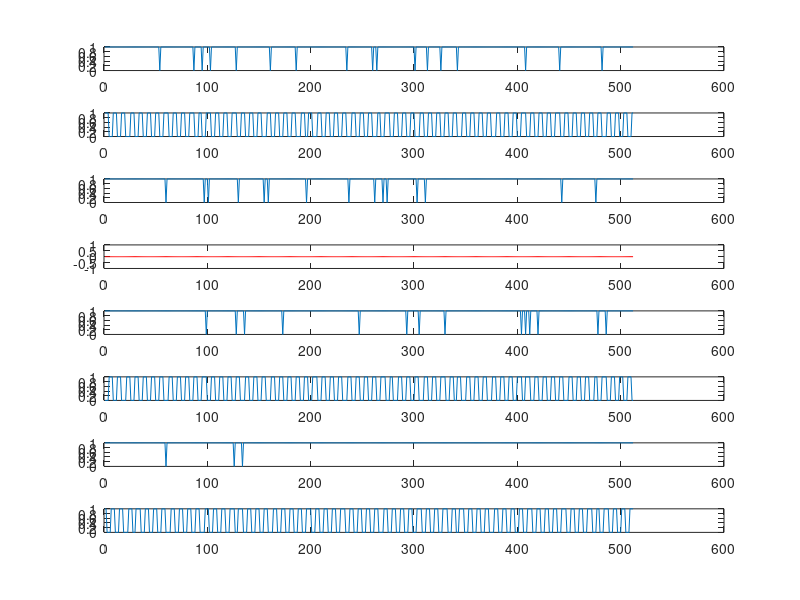

Write MATLAB code to recreate this figure.
% read with bulk_usb_read.py to check that the mistake might not be related to pocket_dump:
x= [215, 215, 87, 87, 117, 117, 245, 245, 215, 215, 87, 87, 117, 117, 245, 245, 215, 215, 87, 87, 85, 117, 117, 245, 245, 215, 215, 87, 87, 117, 245, 245, 245, 215, 215, 87, 87, 117, 117, 245, 245, 215, 215, 87, 87, 117, 117, 245, 245, 215, 215, 87, 87, 116, 117, 245, 245, 215, 215, 19, 87, 87, 117, 117, 245, 245, 215, 215, 87, 87, 117, 117, 245, 245, 215, 215, 87, 87, 117, 117, 245, 245, 215, 215, 87, 87, 118, 117, 245, 245, 213, 215, 87, 87, 116, 117, 113, 245, 231, 215, 211, 87, 86, 117, 117, 245, 245, 215, 215, 87, 87, 117, 117, 245, 245, 215, 215, 87, 87, 117, 117, 245, 245, 215, 215, 151, 87, 102, 117, 241, 245, 213, 215, 151, 87, 71, 117, 117, 245, 245, 215, 215, 87, 87, 117, 117, 245, 245, 215, 215, 87, 87, 117, 117, 241, 245, 213, 215, 83, 87, 86, 117, 117, 245, 245, 215, 215, 87, 87, 117, 117, 245, 229, 215, 215, 87, 87, 117, 117, 245, 245, 215, 215, 87, 87, 116, 117, 245, 245, 213, 215, 87, 87, 119, 117, 241, 245, 215, 215, 215, 87, 117, 117, 117, 245, 245, 215, 215, 87, 87, 117, 117, 245, 245, 215, 215, 87, 87, 117, 117, 245, 245, 215, 215, 87, 87, 117, 117, 245, 245, 215, 215, 215, 87, 84, 117, 113, 245, 245, 215, 215, 87, 87, 117, 117, 245, 229, 215, 215, 87, 87, 117, 117, 245, 245, 215, 215, 87, 87, 116, 117, 241, 245, 212, 215, 87, 87, 117, 117, 113, 245, 247, 215, 211, 87, 87, 117, 117, 245, 213, 215, 215, 87, 87, 117, 117, 245, 245, 215, 215, 87, 87, 101, 117, 245, 245, 215, 215, 87, 87, 116, 117, 241, 245, 197, 215, 215, 87, 87, 117, 113, 245, 244, 215, 215, 87, 87, 117, 117, 245, 245, 215, 215, 87, 87, 116, 117, 245, 245, 231, 215, 215, 87, 85, 117, 117, 245, 247, 215, 215, 87, 116, 117, 245, 245, 213, 215, 215, 87, 87, 117, 117, 245, 245, 215, 215, 87, 87, 117, 117, 245, 245, 215, 215, 87, 87, 117, 117, 245, 245, 215, 215, 87, 87, 85, 117, 117, 245, 245, 215, 215, 87, 87, 117, 117, 245, 245, 215, 215, 87, 87, 117, 117, 245, 245, 215, 215, 87, 87, 117, 117, 245, 245, 231, 215, 87, 87, 102, 117, 245, 245, 229, 215, 215, 87, 87, 117, 117, 245, 229, 215, 215, 87, 87, 117, 117, 245, 245, 215, 215, 87, 87, 117, 117, 245, 245, 215, 215, 87, 87, 118, 117, 241, 245, 213, 215, 215, 87, 87, 117, 117, 245, 245, 215, 215, 87, 87, 117, 117, 245, 245, 215, 215, 87, 87, 117, 117, 245, 245, 215, 215, 215, 87, 85, 117, 113, 245, 199, 215, 87, 87, 116, 117, 245, 245, 229, 215, 215, 87, 87, 117, 117, 245, 245, 215, 215, 87, 87, 117, 117, 245, 245, 215, 215, 87, 87, 117, 117, 245, 245, 215, 215];

for k=1:8
  subplot(8,1,k)
  if k==4
    plot(bitget(x,k),'r')
  else
    plot(bitget(x,k))
  end
end
% bit 4 (PB3) is alway 0
